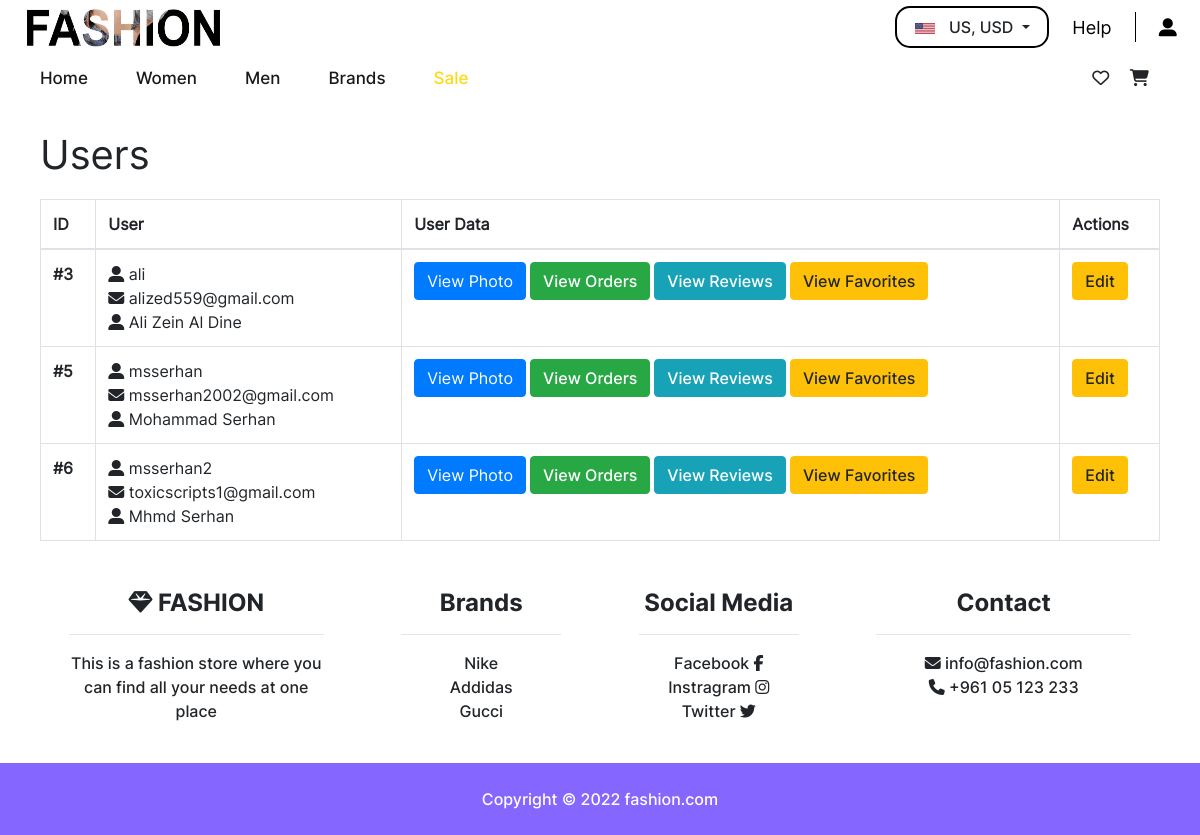
Before: /manageAllUsers.php with the older database file.
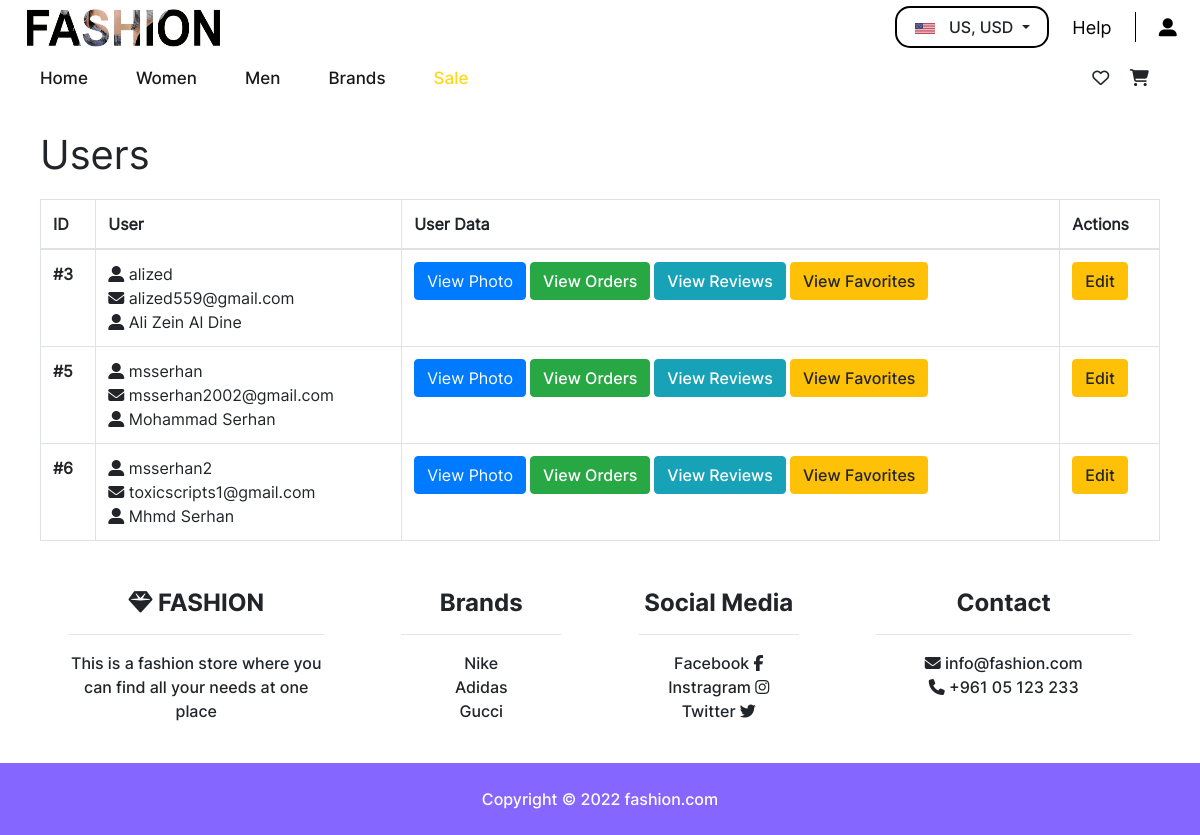
After: the same page with the newer database file.
### tables this page shows
CREATE TABLE `users` (
  `user_id` int(11) NOT NULL,
  `username` varchar(100) NOT NULL,
  `fullname` varchar(100) NOT NULL,
  `email` varchar(100) NOT NULL,
  `password` varchar(100) NOT NULL,
  `type` varchar(100) NOT NULL DEFAULT 'user',
  `photo` varbinary(100) NOT NULL
);

CREATE TABLE `brands` (
  `brand_id` int(11) NOT NULL,
  `name` varchar(255) NOT NULL,
  `link` text NOT NULL,
  `local` int(11) NOT NULL,
  `display_navbar` int(11) NOT NULL,
  `display_footer` int(11) NOT NULL
);

### manageAllUsers.php (the view, shortened to what the changed rows need)
<!DOCTYPE html>
<html lang="en">
<head>
    <link href="css/manageAllUsers.css" rel="stylesheet" media="screen">
    <?php include 'header.php' ?>
</head>
<body>
    <div class="container-fluid">
        <h1>Users</h1>
        <table class="table table-bordered">
            <thead>
                <tr>
                    <th scope="col">ID</th>
                    <th scope="col">User</th>
                    <th scope="col">User Data</th>
                    <th scope="col">Actions</th>
                </tr>
            </thead>
            <tbody>
                <?php
                    $sql = "SELECT * FROM users";
                    $result = mysqli_query($db, $sql);
                    if($result){
                        if(mysqli_num_rows($result) > 0){
                          while($row = mysqli_fetch_assoc($result)){
                                $user_id = $row['user_id'];
                                $username = $row['username'];
                                $fullname = $row['fullname'];
                                $email = $row['email'];
                                echo "<tr><th scope='row'>#$user_id</th>";
                                echo "<td><i class='fa fa-user-alt'></i> $username<br>";
                                echo "<i class='fa fa-envelope'></i> $email<br>";
                                echo "<i class='fa fa-user-alt'></i> $fullname<br></td>";
                                echo "<td>";
                                echo "<button class='btn btn-primary' data-toggle='modal' data-target='#photo$user_id'>View Photo</button>";
                                echo "<a href='showAllOrders.php?id=$user_id' class='btn btn-success ml-1'>View Orders</a>";
                                echo "<a href='showAllReviews.php?id=$user_id' class='btn btn-info ml-1'>View Reviews</a>";
                                echo "<a href='showAllFavorites.php?id=$user_id' class='btn btn-warning ml-1'>View Favorites</a>";
                                echo "</td>";
                                echo "<td><a href='editUser.php?id=$user_id'><button class='btn btn-warning'>Edit</button></a></td></tr>";
                          }
                        }
                    }
                ?>
            </tbody>
        </table>
    </div>
    <?php include 'footer.php' ?>
</body>
</html>

### footer.php (shortened to what the changed rows need)
<?php
if(isset($sticky) && $sticky){
    echo "<footer class='text-center fixed-bottom text-lg-start bg-white'>";
}else {
    echo "<footer class='text-center text-lg-start bg-white'>";
}
?>
<div class="container text-center text-md-start mt-5">
    <div class="row mt-3">
        <div class="col-md-2 col-lg-2 col-xl-2 mx-auto mb-4">
            <h6 class="footer-head">Brands</h6>
            <hr>
            <?php
                include 'includes/config.php';
                $sql = "SELECT name,link FROM brands WHERE display_footer='1'";
                $result = mysqli_query($db, $sql);
                if($result){
                    if(mysqli_num_rows($result) > 0){
                        $totalSize = mysqli_num_rows($result);
                        $currentIndex = 0;
                        while($row = mysqli_fetch_assoc($result)){
                            $footername = $row["name"];
                            $footerlink = $row["link"];
                            echo "<a href='$footerlink' target='_blank' rel='noopener noreferrer' class='text-reset'>$footername</a>";
                            $currentIndex++;
                            if($currentIndex != $totalSize){
                                echo '<br>';
                            }
                        }
                    }else {
                    }
                }
            ?>
        </div>
    </div>
</div>
</footer>

Changed rows visible on the page:
changed users "alized559@gmail.com": username "ali" → "alized"
changed brands: name "Addidas" → "Adidas"
